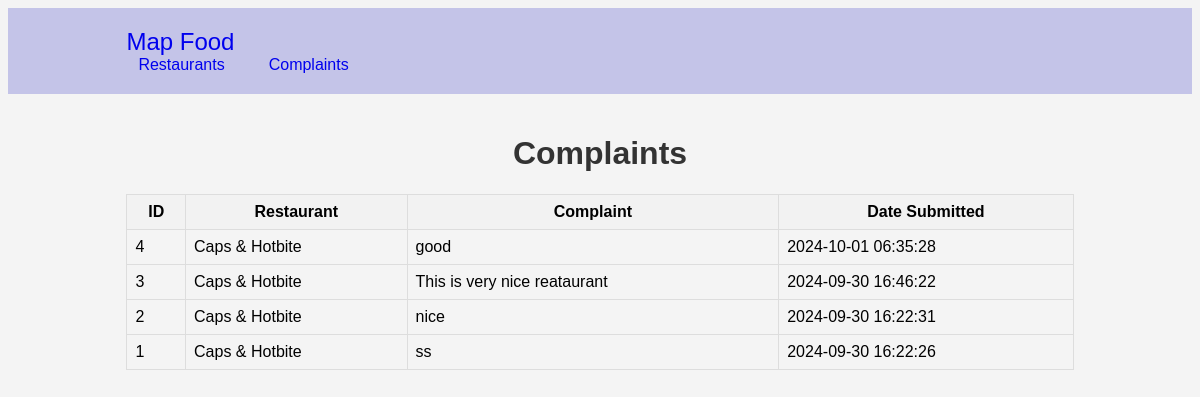
/complaints.php, run on the app's committed database.
### tables this page shows
CREATE TABLE `complaint` (
  `id` int(11) NOT NULL,
  `restaurant_id` int(11) NOT NULL,
  `complaint_text` text NOT NULL,
  `created_at` timestamp NOT NULL DEFAULT current_timestamp()
);

CREATE TABLE `restaurants` (
  `id` int(11) NOT NULL,
  `name` varchar(100) NOT NULL,
  `location` varchar(100) NOT NULL,
  `contact` varchar(20) NOT NULL
);

### complaints.php (the view, shortened to what this page needs)
<?php
require_once "dbconnect.php";
$getComplaints = "SELECT c.id, r.name AS restaurant_name, c.complaint_text, c.created_at
                  FROM complaint c
                  JOIN restaurants r ON c.restaurant_id = r.id
                  ORDER BY c.created_at DESC";
$result = mysqli_query($conn, $getComplaints);
?>
<!DOCTYPE html>
<html lang="en">
<head>
</head>
<body>
    <nav class="navbar">
        <div class="container">
            <a class="navbar-brand" href="index.php">Map Food</a>
            <ul class="navbar-nav">
                <li><a href="adminpage.php">Restaurants</a></li>
                <li><a href="complaints.php">Complaints</a></li>
            </ul>
        </div>
    </nav>
    <div class="container">
        <h1>Complaints</h1>
        <table class="complaints-table">
            <thead>
                <tr>
                    <th>ID</th>
                    <th>Restaurant</th>
                    <th>Complaint</th>
                    <th>Date Submitted</th>
                </tr>
            </thead>
            <tbody>
                <?php if (mysqli_num_rows($result) > 0): ?>
                    <?php while ($row = mysqli_fetch_assoc($result)): ?>
                        <tr>
                            <td><?php echo htmlspecialchars($row['id']); ?></td>
                            <td><?php echo htmlspecialchars($row['restaurant_name']); ?></td>
                            <td><?php echo htmlspecialchars($row['complaint_text']); ?></td>
                            <td><?php echo htmlspecialchars($row['created_at']); ?></td>
                        </tr>
                    <?php endwhile; ?>
                <?php else: ?>
                    <tr>
                        <td colspan="4">No complaints found.</td>
                    </tr>
                <?php endif; ?>
            </tbody>
        </table>
    </div>

### complaints.php (style rules this page uses)
body { font-family: Arial, sans-serif; background-color: #f4f4f4; }
.navbar { background-color: #c4c4e8; display: flex; justify-content: space-between; align-items: center; }
.navbar-brand { text-decoration: none; font-size: 24px; }
.navbar-nav { list-style-type: none; display: flex; margin: 0; padding: 0; }
.navbar-nav li { margin-right: 20px; }
.navbar-nav a { text-decoration: none; padding: 8px 12px; border-radius: 4px; transition: background-color 0.3s; }
.container { width: 80%; margin: 0 auto; padding: 20px; }
h1, h2 { text-align: center; color: #333; }
table { width: 100%; border-collapse: collapse; margin-top: 20px; }
table, th, td { border: 1px solid #ddd; padding: 8px; }
th { background-color: #f2f2f2; }

### data on the page
complaint: id "4", restaurant.name "Caps & Hotbite", complaint_text "good", created_at "2024-10-01 06:35:28"
complaint: id "3", restaurant.name "Caps & Hotbite", complaint_text "This is very nice reataurant", created_at "2024-09-30 16:46:22"
complaint: id "2", restaurant.name "Caps & Hotbite", complaint_text "nice", created_at "2024-09-30 16:22:31"
complaint: id "1", restaurant.name "Caps & Hotbite", complaint_text "ss", created_at "2024-09-30 16:22:26"
